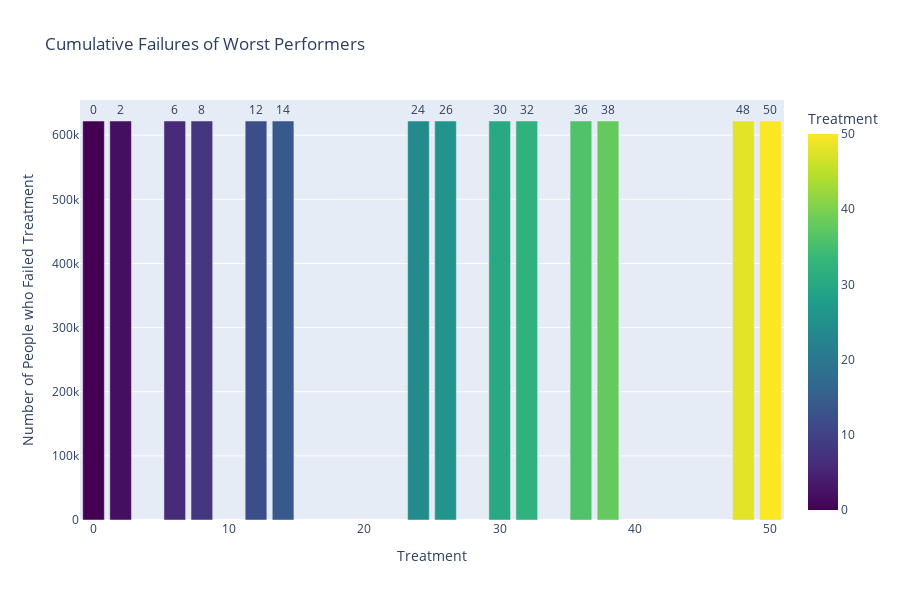

Notebook source saved alongside this figure:
### Markdown cell above
### Find Bottom Performers

### Code cell
# Filter the failures above 500k
worst_performers = failures_at_25_years[failures_at_25_years > 500000]

worst_performing = {key: value for key, value in treatments.items() if key in worst_performers.index}
for treatment, failure_rate in worst_performing.items():
    print(f'Treatment Plan: {treatment}, Failure Rate: {failure_rate}')

# Plot
fail_plot = px.bar(worst_performers, x=worst_performers.index, y=worst_performers.values,
                   color=worst_performers.index, color_continuous_scale= 'viridis', title='Cumulative Failures of Worst Performers',
                   labels={'index':'Treatment', 'y':'Number of People who Failed Treatment'},
                   text=worst_performers.index)
fail_plot.update_traces(textposition='outside')
fail_plot.update_layout(height=600)
fail_plot.show()

### Figure 1 — Plotly figure (JSON) as saved in the notebook; plotly's stock layout.template omitted (floating-point values rounded to 4 significant figures)
{"data": [{"alignmentgroup": "True", "hovertemplate": "Treatment=%{marker.color}<br>Number of People who Failed Treatment=%{y}<extra></extra>", "legendgroup": "", "marker": {"color": [0, 2, 6, 8, 12, 14, 24, 26, 30, 32, 36, 38, 48, 50], "coloraxis": "coloraxis", "pattern": {"shape": ""}}, "name": "", "offsetgroup": "", "orientation": "v", "showlegend": false, "text": [0, 2, 6, 8, 12, 14, 24, 26, 30, 32, 36, 38, 48, 50], "textposition": "outside", "type": "bar", "x": [0, 2, 6, 8, 12, 14, 24, 26, 30, 32, 36, 38, 48, 50], "xaxis": "x", "y": [622100.0, 622100.0, 622100.0, 622100.0, 622100.0, 622100.0, 622100.0, 622100.0, 622100.0, 622100.0, 622100.0, 622100.0, 622100.0, 622100.0], "yaxis": "y"}], "layout": {"barmode": "relative", "coloraxis": {"colorbar": {"title": {"text": "Treatment"}}, "colorscale": [[0, "#440154"], [0.1111, "#482878"], [0.2222, "#3e4989"], [0.3333, "#31688e"], [0.4444, "#26828e"], [0.5556, "#1f9e89"], [0.6667, "#35b779"], [0.7778, "#6ece58"], [0.8889, "#b5de2b"], [1, "#fde725"]]}, "height": 600, "legend": {"tracegroupgap": 0}, "title": {"text": "Cumulative Failures of Worst Performers"}, "xaxis": {"anchor": "y", "domain": [0, 1], "title": {"text": "Treatment"}}, "yaxis": {"anchor": "x", "domain": [0, 1], "title": {"text": "Number of People who Failed Treatment"}}}}
